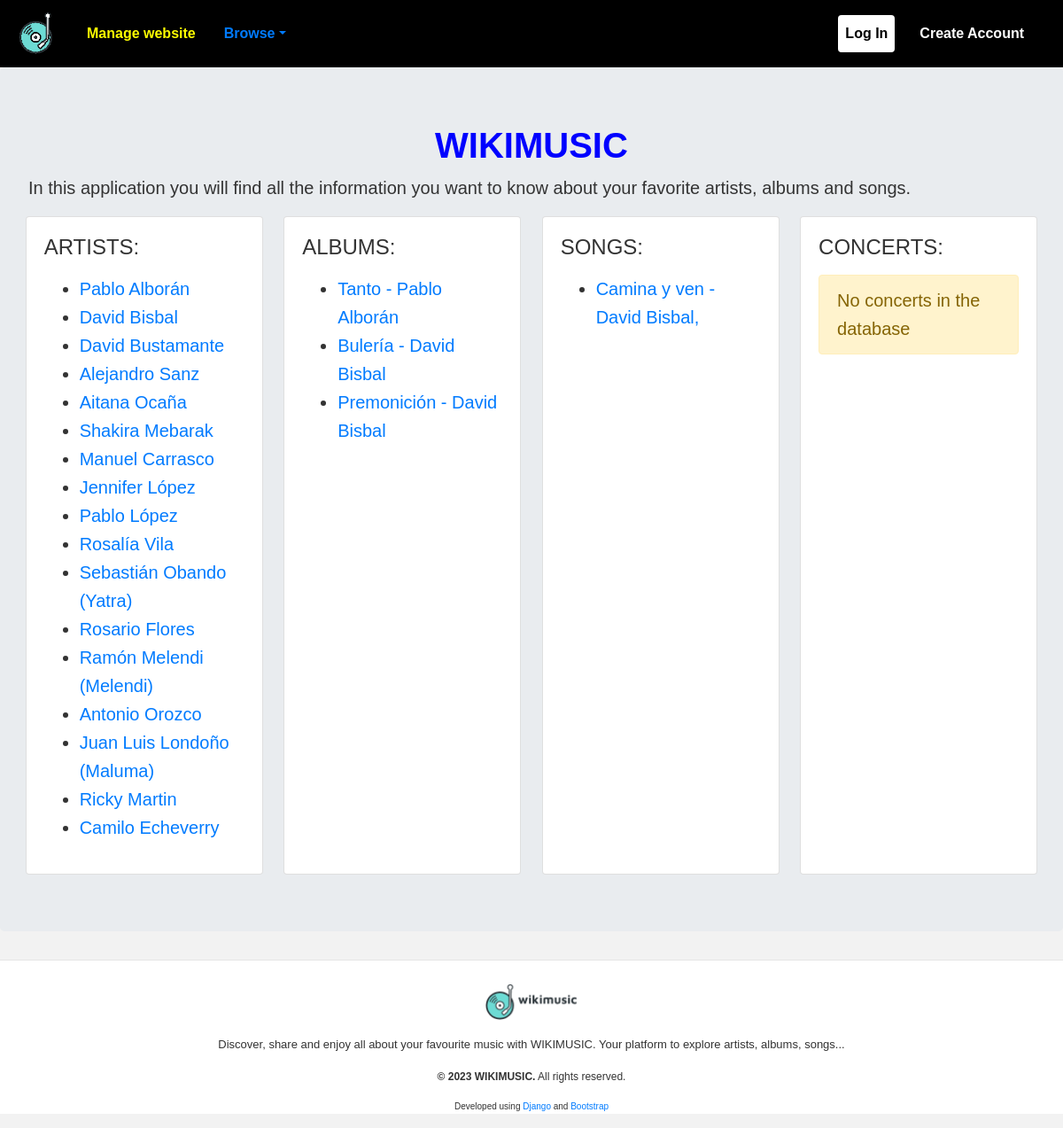
The page / on the database its author committed.
### wikimusic/models.py (models this page shows, shortened)
class Artist (models.Model):
    idArtist = models.IntegerField(primary_key=True)
    firstname = models.CharField(max_length=20)
    surname = models.CharField(max_length=20)
    born = models.DateTimeField()
    death = models.DateTimeField(null=True, blank=True)
    bornCountry = models.CharField(max_length=30)
    bornCity = models.CharField(max_length=30)
    gender = models.CharField(max_length=10, choices=GENDER_CHOICES)

class Album (models.Model):
    idAlbum = models.IntegerField(primary_key=True)
    albumName = models.CharField(max_length=40)
    artist = models.ForeignKey(Artist, on_delete=models.CASCADE, related_name='albums')
    release = models.DateTimeField()
    lengthAlbum = models.CharField(max_length=5, validators=[RegexValidator(regex=r'^\d{2}:\d{2}$', message='Invalid time format. Use mm:ss format.')])
    numSongs = models.PositiveSmallIntegerField()
    urlAlbum = models.URLField()

class Song (models.Model):
    idSong = models.IntegerField(primary_key=True)
    title = models.CharField(max_length=100)
    albumSong = models.ForeignKey(Album, on_delete=models.CASCADE, related_name='songs')
    artistsSong = models.ManyToManyField(Artist)
    lengthSong = models.CharField(max_length=5, validators=[RegexValidator(regex=r'^\d{2}:\d{2}$', message='Invalid time format. Use mm:ss format.')])
    lyrics = models.TextField(blank=True, null=True)
    urlSong = models.URLField()

### wikimusic/views.py (the view)
# urls.py: path('', welcome),
def welcome(request):
    listArtist = Artist.objects.all()
    listAlbum = Album.objects.all()
    listSong = Song.objects.all()
    listConcert = Concert.objects.all()
    return render(request, WELCOME, {'listArtist': listArtist, 'listAlbum': listAlbum, 'listSong': listSong, 'listConcert': listConcert})

### wikimusic/contexttemplates.py (called while the page is built)
def contextWikimusic(request):
    return {'wikimusic_base_html' : 'wikimusic/base.html',
            'wikimusic_icon' : 'wikimusic/icon.png',
            'wikimusic_logo' : 'wikimusic/logo.png',
            }

### wikimusic/templates/wikimusic/base.html (shortened to what this page needs)
<!DOCTYPE html>
<html lang="en">
  <head>
  {% load static %}
    <link rel="stylesheet" href="https://stackpath.bootstrapcdn.com/bootstrap/4.5.2/css/bootstrap.min.css">
  </head>
  <body>
    <nav class="navbar navbar-expand-lg">
      <a class="navbar-brand" href="{% url 'wikimusic-welcome' %}"><img src="{% static wikimusic_icon %}" class="img-tumbnail" width="50" height="50"></a>
      <a class="nav-link" href="{% url 'admin:index' %}" target="_blank" style="color:yellow;"><strong>Manage website</strong></a>
      <div class="collapse navbar-collapse" id="navbarNav" >
        <div class="nav-item dropdown"  style="margin-right: 20px;">
          <a class="nav-link dropdown-toggle" data-bs-toggle="dropdown" href="#" role="button" aria-expanded="false"><b>Browse</b></a>
        </div>
      {% if user.is_authenticated %}
        <ul class="navbar-nav ml-auto nav-pills">
          <li class="nav-item active">
            <a class="nav-link" href="{% url 'wikimusic-r-artist' %}">Add artist</a>
          </li>
          <li class="nav-item active">
            <a class="nav-link" href="{% url 'wikimusic-l-artist-album' %}">Add album</a>
          </li>
          <li class="nav-item active">
            <a class="nav-link" href="{% url 'wikimusic-l-album-song' %}">Add song</a>
          </li>
          <li class="nav-item active">
            <a class="nav-link" href="{% url 'wikimusic-l-artist-concert' %}">Add concert</a>
          </li>
          <li class="nav-item pill">
            <a class="nav-link" href="{% url 'wikimusic-logout' %}">Log out ({{user.username}})</a>
          </li>
        </ul>
      {% else %}
        <ul class="navbar-nav ml-auto nav-pills">
          <li class="nav-item pill">
            <a class="nav-link" href="{% url 'wikimusic-login' %}">Log In</a>
          </li>
          <li class="nav-item active">
            <a class="nav-link" href="{% url 'wikimusic-createaccount' %}">Create Account</a>
          </li>
        </ul>
      {% endif %}
      </div>
    </nav>
    <div id="content">
      {% block content %}
        <div class="jumbotron">
          <div id = 'content'>
            <h1><strong>WIKIMUSIC</strong></h1>
            <p class="lead">
              In this application you will find all the information you want to know about your favorite artists, albums and songs.
            </p>
            <div class="lead">
              <div class="row">
                <div class="card" style="width: 23%; margin-left: 1%;">
                  <div class="card-body">
                    <h4 class="card-title">ARTISTS:</h4>
                    <p class="card-text">
                    {% if listArtist %}
                      <ul>
                        {% for artist in listArtist %}
                          <li>
                            <a href="{% url 'wikimusic-v-artist' artist.idArtist %}">{{ artist.firstname }} {{ artist.surname }}</a>
                          </li>
                        {% endfor %}
                      </ul>
                    {% else %}
                      <div class="alert alert-warning" role="alert">
                        No artists in the database
                      </div>
                    {% endif %}
                    </p>
                  </div>
                </div>
                <div class="card" style="width: 23%; margin-left: 2%;">
                  <div class="card-body">
                    <h4 class="card-title">ALBUMS:</h4>
                    <p class="card-text">
                    {% if listAlbum %}
                      <ul>
                        {% for album in listAlbum %}
                          <li>
                            <a href="{% url 'wikimusic-v-album' album.idAlbum %}">{{ album.albumName }} - {{ album.artist.firstname }} {{ album.artist.surname }}</a>
                          </li>
                        {% endfor %}
                      </ul>
                    {% else %}
                      <div class="alert alert-warning" role="alert">
                        No albums in the database
                      </div>
                    {% endif %}
                    </p>
                  </div>
                </div>
                <div class="card" style="width: 23%; margin-left: 2%;">
                  <div class="card-body">
                    <h4 class="card-title">SONGS:</h4>
                    <p class="card-text">
                    {% if listSong %}
                      <ul>
                        {% for song in listSong %}
                          <li>
                            <a href="{% url 'wikimusic-v-song' song.idSong %}">
                              {{ song.title }} - {% for artist in song.artistsSong.all %} {{ artist.firstname }} {{ artist.surname }}, {% endfor %}</a>
                          </li>
                        {% endfor %}
                      </ul>
                    {% else %}
                      <div class="alert alert-warning" role="alert">
                        No songs in the database
                      </div>
                    {% endif %}
                    </p>
                  </div>
                </div>
                <div class="card" style="width: 23%; margin-left: 2%;">
                  <div class="card-body">
                    <h4 class="card-title">CONCERTS:</h4>
                    <p class="card-text">
                    {% if listConcert %}
                      <ul>
                        {% for concert in listConcert %}
                          <li>
                            <a href="{% url 'wikimusic-v-concert' concert.idConcert %}">{{ concert.concertName }} - {{ concert.artistConcert.firstname }} {{ concert.artistConcert.surname }}</a>
                          </li>
                        {% endfor %}
                      </ul>
                    {% else %}
                      <div class="alert alert-warning" role="alert">
                        No concerts in the database
                      </div>
                    {% endif %}
                    </p>
                  </div>
                </div>
              </div>
            </div>
          </div>
        </div>
      {% endblock %}
    </div>
    <footer>
      <hr class="my-4">
      <p class="foot">
        <img src="{% static wikimusic_logo %}" class="img-tumbnail" width="110" height="45">
        <p style="font-size: 13px;">Discover, share and enjoy all about your favourite music with WIKIMUSIC. Your platform to explore artists, albums, songs...</p>
      </p>
      <div class="footer-bottom">
        <p style="font-size: 12px;"><strong>&copy; 2023 WIKIMUSIC.</strong> All rights reserved.</p>
      </div>
      <p class="foot" style="font-size: x-small;"> Developed using <a href="https://www.djangoproject.com/">Django</a> and <a href="https://getbootstrap.com/">Bootstrap</a></p>
    </footer>
  </body>
</html>

### wikimusic/templates/wikimusic/base.html (style rules this page uses)
body { font-family: 'Arial', sans-serif; background-color: #f2f2f2; color: #333; line-height: 1.6; }
h1 { text-align:center; color: blue; }
.nav-pills .pill .nav-link:not(.active) { background-color: white; color: black; }
.navbar { background-color: black; }
nav ul li { display: inline-block; margin-right: 20px; }
nav ul li a { text-decoration: none; color: #fff; font-weight: bold; }
footer { background-color: #fff; text-align: center; padding: 0px; }

### rows shown on the page
Artist: firstname "Pablo", surname "Alborán"
Artist: firstname "David", surname "Bisbal"
Artist: firstname "David", surname "Bustamante"
Artist: firstname "Alejandro", surname "Sanz"
Artist: firstname "Aitana", surname "Ocaña"
Artist: firstname "Shakira", surname "Mebarak"
Artist: firstname "Manuel", surname "Carrasco"
Artist: firstname "Jennifer", surname "López"
Artist: firstname "Pablo", surname "López"
Artist: firstname "Rosalía", surname "Vila"
Artist: firstname "Sebastián", surname "Obando (Yatra)"
Artist: firstname "Rosario", surname "Flores"
Artist: firstname "Ramón", surname "Melendi (Melendi)"
Artist: firstname "Antonio", surname "Orozco"
Artist: firstname "Juan Luis", surname "Londoño (Maluma)"
Artist: firstname "Ricky", surname "Martin"
Artist: firstname "Camilo", surname "Echeverry"
Album: albumName "Tanto", artist.firstname "Pablo", artist.surname "Alborán"
Album: albumName "Bulería", artist.firstname "David", artist.surname "Bisbal"
Album: albumName "Premonición", artist.firstname "David", artist.surname "Bisbal"
Song: title "Camina y ven"
